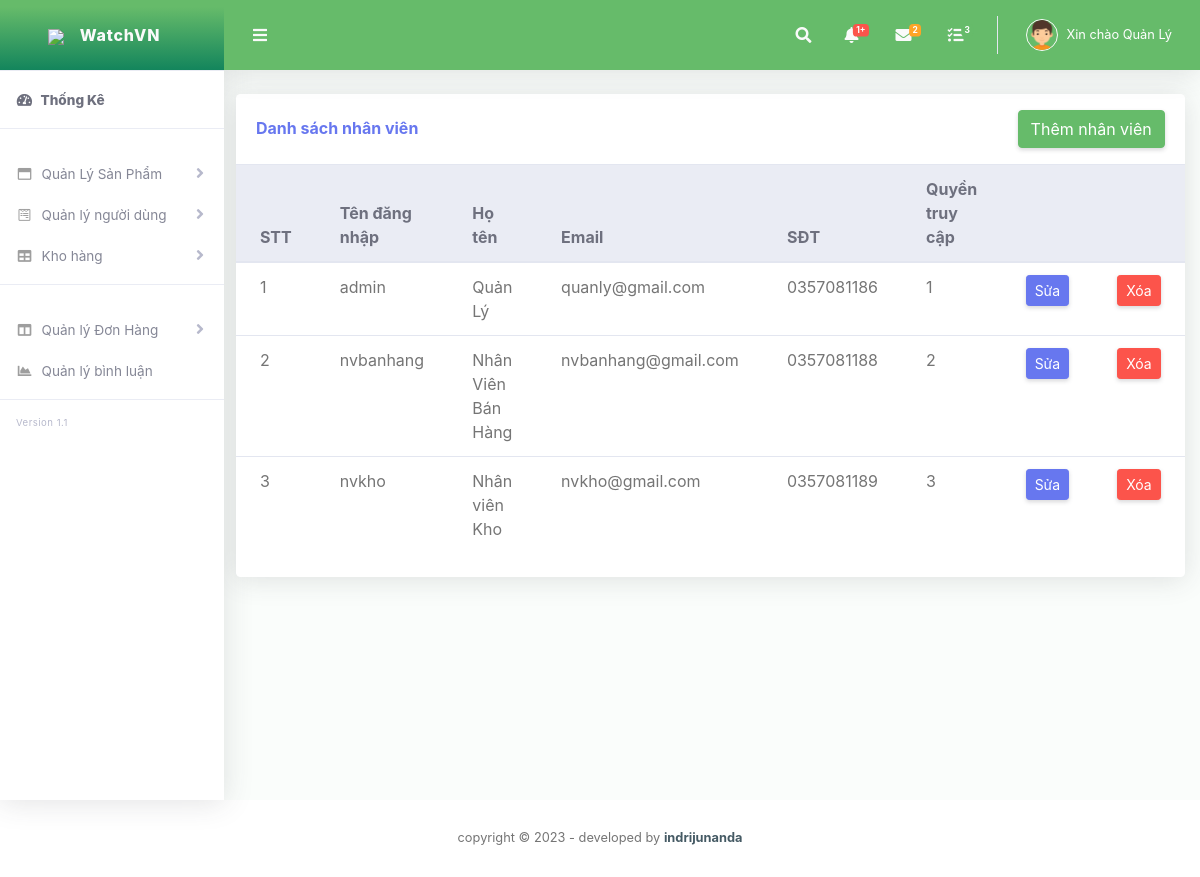
Screenshot of /quan_tri/index.php?menu=ql_nhan_vien (signed in) with the database file from the repository.
### tables this page shows
CREATE TABLE `nhan_vien` (
  `id` int(11) NOT NULL,
  `username` varchar(50) DEFAULT NULL,
  `pass` varchar(50) DEFAULT NULL,
  `hoten` varchar(50) NOT NULL,
  `email` varchar(50) NOT NULL,
  `sdt` char(10) NOT NULL,
  `quyen_truy_cap` int(11) NOT NULL
);

### admin/chuc_nang/nguoi_dung/ql_nhan_vien.php (the view, shortened to what this page needs)
                <div class="col-xl-24 col-lg-7 mb-4">
              <div class="card">
                <div class="card-header py-3 d-flex flex-row align-items-center justify-content-between">
                  <h6 class="m-0 font-weight-bold text-primary">Danh sách nhân viên</h6>
                  <a class="m-0 float-right btn btn-success" href="?menu=them_tt_admin">Thêm nhân viên</a>
                </div>
                <div class="table-responsive">
                  <table class="table align-items-center table-flush">
                    <thead class="thead-light">
                      <tr>
                        <th>STT</th>
                        <th>Tên đăng nhập</th>
                        <th>Họ tên</th>
                        <th>Email</th>
                        <th>SĐT</th>
                        <th>Quyền truy cập</th>
                        <th></th>
                        <th></th>
                      </tr>
                    </thead>
                    <tbody>
                      <?php
  $sl="select * from nhan_vien";
  $exec= mysqli_query($connect, $sl);
  while($row=mysqli_fetch_array($exec)){
?>
                      <tr>
                        <td><?php echo $row['id']; ?></td>
                        <td><?php echo $row['username']; ?></td>
                        <td><?php echo $row['hoten']; ?></td>
                        <td><?php echo $row['email']; ?></td>
                        <td><?php echo $row['sdt']; ?></td>
                        <td><?php echo $row['quyen_truy_cap']; ?></td>
                        <td><a href="?menu=sua_tt_nd&ma_nv=<?php echo $row['id']; ?>" class="btn btn-sm btn-primary">Sửa</a></td>
                        <td><a href="?menu=xoa_nd&ma_nv=<?php echo $row['id']; ?>" class="btn btn-sm btn-danger">Xóa</a></td>
                      </tr>
                      <?php
                    } ?>
                    </tbody>
                  </table>
                </div>
                <div class="card-footer"></div>
              </div>
            </div>

### rows the page displays
nhan_vien: id "1", username "admin", hoten "Quản Lý", email "quanly@gmail.com", sdt "0357081186", quyen_truy_cap "1"
nhan_vien: id "2", username "nvbanhang", hoten "Nhân Viên Bán Hàng", email "nvbanhang@gmail.com", sdt "0357081188", quyen_truy_cap "2"
nhan_vien: id "3", username "nvkho", hoten "Nhân viên Kho", email "nvkho@gmail.com", sdt "0357081189", quyen_truy_cap "3"

### other values shown
$_SESSION['name'] "Quản Lý"
